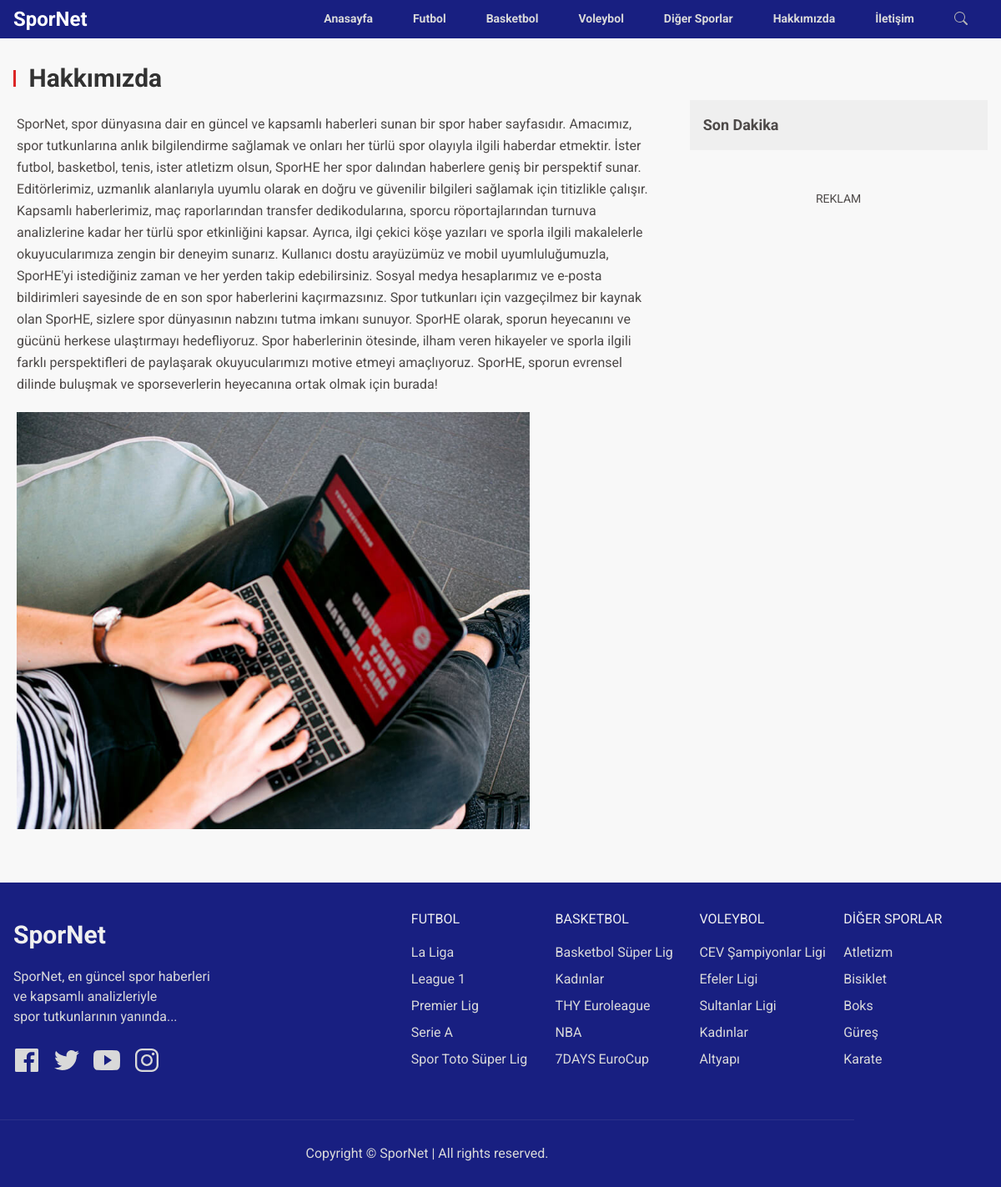
Before: /about-us/ with the older database file.
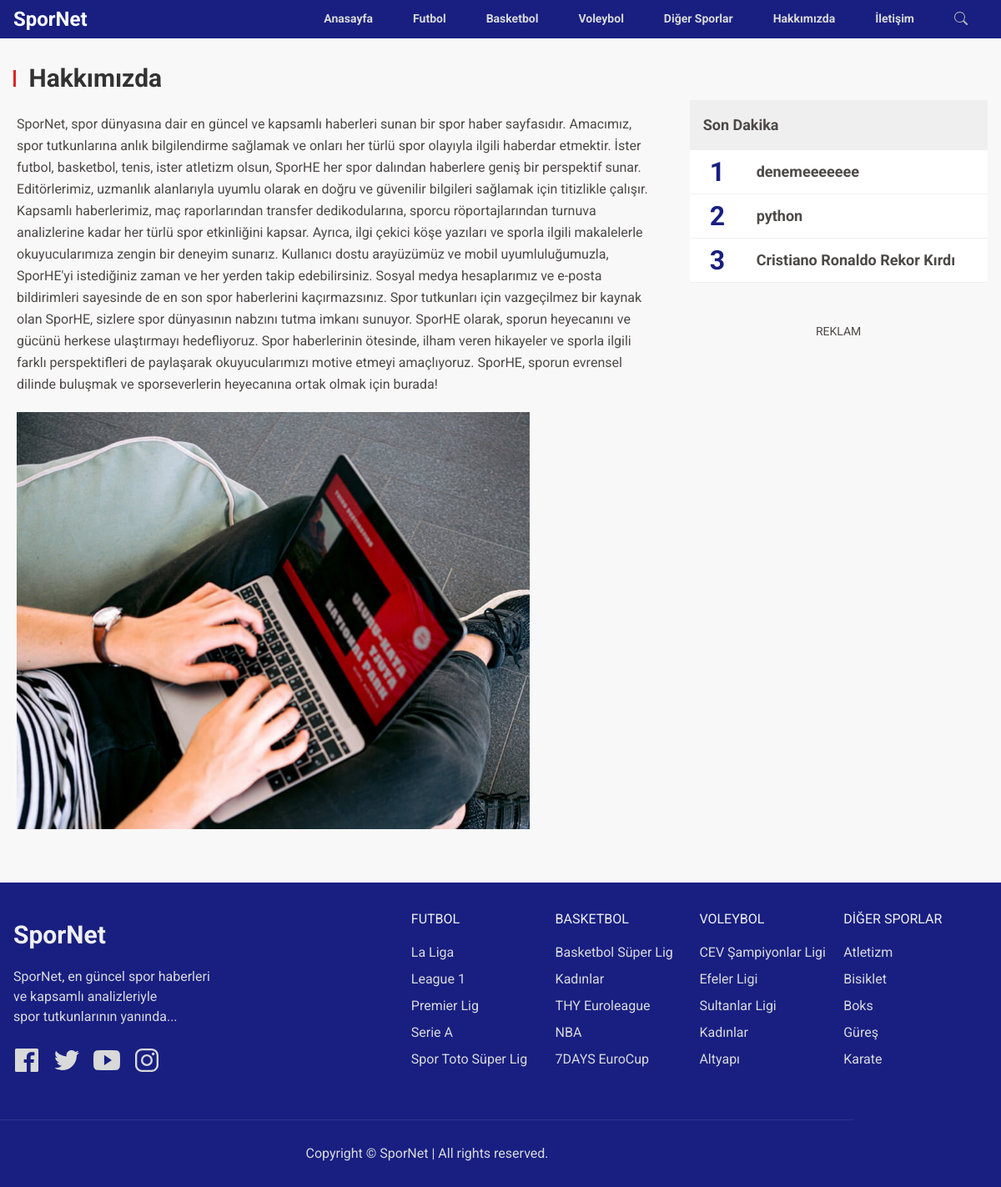
After: the same page with the newer database file.
### news/models.py (models this page shows, shortened)
class Post(models.Model):
    title = models.CharField(max_length=100)
    description = models.CharField(max_length=250, default="null")
    content = models.TextField()
    image = models.ImageField(null=True, blank=True, upload_to='news/')
    image2 = models.ImageField(null=False, blank=True, upload_to='news/')
    created_at = models.DateTimeField(auto_now_add=True)
    updated_at = models.DateTimeField(auto_now=True)
    category = models.ForeignKey(Category, on_delete=models.SET_NULL, null=True, blank=True)
    slug = AutoSlugField(populate_from='title', unique=True, editable=True, blank=True)
    class Meta:
        db_table = 'post'
        verbose_name = 'Haber'
        verbose_name_plural = 'Haberler'
        ordering = ['-created_at']

### news/views.py (the view)
# urls.py: path('about-us/', views.about, name='aboutus'),
def about(request):
    breaking_news = list(Post.objects.order_by('-created_at')[:5])
    advertisement = Advertisement.objects.all()
    return render(request, 'pages/about-us.html', {
        'breaking_news': breaking_news,
        'advertisement': advertisement
    })

### templates/pages/about-us.html (shortened to what this page needs)
{% extends 'pages/base.html' %}
{% load static %}
{% block content %}
  <main id="content">
    <div class="bg-gray-50 py-6">
      <div class="xl:container mx-auto px-3 sm:px-4 xl:px-2">
        <div class="flex flex-row flex-wrap">
          <div class="flex-shrink max-w-full w-full lg:w-2/3  overflow-hidden">
            <div class="w-full py-3 mb-3">
              <h2 class="text-gray-800 text-3xl font-bold">
                <span class="inline-block h-5 border-l-3 border-red-600 mr-2"></span> Hakkımızda
              </h2>
            </div>
            <div class="flex flex-row flex-wrap -mx-3">
              <div class="max-w-full w-full px-4">
                <div class="leading-relaxed pb-4">
                  <p class="mb-5">SporNet, spor dünyasına dair en güncel ve kapsamlı haberleri sunan bir spor haber sayfasıdır. Amacımız, spor tutkunlarına anlık bilgilendirme sağlamak ve onları her türlü spor olayıyla ilgili haberdar etmektir. İster futbol, basketbol, tenis, ister atletizm olsun, SporHE her spor dalından haberlere geniş bir perspektif sunar.
                    Editörlerimiz, uzmanlık alanlarıyla uyumlu olarak en doğru ve güvenilir bilgileri sağlamak için titizlikle çalışır. Kapsamlı haberlerimiz, maç raporlarından transfer dedikodularına, sporcu röportajlarından turnuva analizlerine kadar her türlü spor etkinliğini kapsar. Ayrıca, ilgi çekici köşe yazıları ve sporla ilgili makalelerle okuyucularımıza zengin bir deneyim sunarız.
                    Kullanıcı dostu arayüzümüz ve mobil uyumluluğumuzla, SporHE'yi istediğiniz zaman ve her yerden takip edebilirsiniz. Sosyal medya hesaplarımız ve e-posta bildirimleri sayesinde de en son spor haberlerini kaçırmazsınız. Spor tutkunları için vazgeçilmez bir kaynak olan SporHE, sizlere spor dünyasının nabzını tutma imkanı sunuyor.
                    SporHE olarak, sporun heyecanını ve gücünü herkese ulaştırmayı hedefliyoruz. Spor haberlerinin ötesinde, ilham veren hikayeler ve sporla ilgili farklı perspektifleri de paylaşarak okuyucularımızı motive etmeyi amaçlıyoruz. SporHE, sporun evrensel dilinde buluşmak ve sporseverlerin heyecanına ortak olmak için burada!</p>
                <figure figure class="text-center mb-6">
                    <img class="max-w-full h-auto" src="{% static 'src/img/dummy/post1.jpg' %}" alt="Image description">
                  </figure>
                </div>
              </div>
            </div>
          </div>
          <div class="flex-shrink max-w-full w-full lg:w-1/3 lg:pl-8 lg:pt-14 lg:pb-8 order-first lg:order-last">
            <div class="w-full bg-white">
              <div class="mb-6">
                <div class="p-4 bg-gray-100">
                    <h2 class="text-lg font-bold">Son Dakika</h2>
                </div>
                <ul class="post-number">
                    {% for bn in breaking_news %}
                    <li class="border-b border-gray-100 hover:bg-gray-50">
                        <a class="text-lg font-bold px-6 py-3 flex flex-row items-center" href="{% url 'post_detail' slug=bn.slug %}">{{ bn.title }}</a>
                    </li>
                    {% endfor %}
                </ul>
              </div>
            </div>
            <div class="text-sm py-6 sticky">
              <div class="w-full text-center">
                <a class="uppercase" href="#">Reklam</a>
              </div>
            </div>
          </div>
        </div>
      </div>
    </div>
  </main>
{% endblock %}

Changed rows visible on the page:
added Post: title "denemeeeeeee"
added Post: title "python"
added Post: title "Cristiano Ronaldo Rekor Kırdı"
